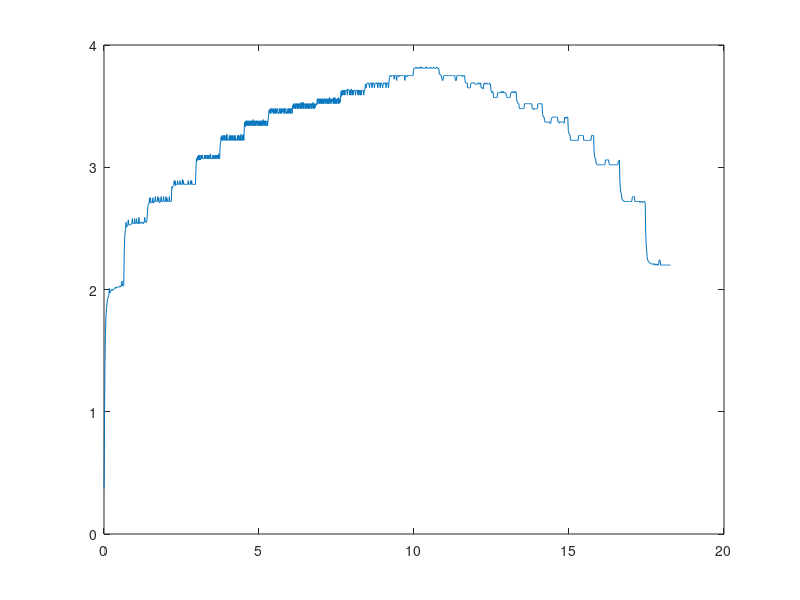

The MATLAB script that drew this image:
s = [0.37
216
0.38
792
0.38
1376
0.40
2008
0.41
2640
0.43
3272
0.51
5680
1.02
18160
1.41
31680
1.63
45200
1.75
58720
1.81
72240
1.86
85760
1.89
99280
1.92
112800
1.93
127360
1.94
141920
1.96
156480
2.01
171040
1.97
185600
1.98
200160
1.99
214720
1.99
229280
2.00
243840
1.99
258400
2.00
272960
2.00
287520
2.00
302080
2.00
316640
2.01
331200
2.01
345760
2.01
360320
2.02
374888
2.01
389440
2.02
404000
2.02
418560
2.02
433120
2.02
447680
2.02
462240
2.02
476800
2.02
491360
2.02
505920
2.03
520480
2.02
535040
2.03
549600
2.03
564160
2.07
578720
2.03
593280
2.03
607840
2.03
622400
2.03
636960
2.30
651520
2.42
666080
2.47
680640
2.49
695200
2.55
709760
2.51
724320
2.52
738880
2.52
753440
2.52
768000
2.57
782560
2.53
797120
2.53
811680
2.53
826240
2.53
840808
2.53
855360
2.53
869920
2.54
884480
2.54
899040
2.58
913600
2.54
928160
2.54
942720
2.54
957280
2.54
971840
2.58
986400
2.54
1000960
2.54
1016560
2.54
1032160
2.58
1047760
2.54
1063360
2.54
1078960
2.55
1094560
2.54
1110160
2.59
1125760
2.54
1141360
2.54
1156960
2.54
1172560
2.55
1188160
2.55
1203760
2.55
1219360
2.54
1234960
2.55
1250560
2.54
1266160
2.55
1281760
2.55
1297360
2.59
1312960
2.55
1328560
2.55
1344160
2.55
1359760
2.55
1375360
2.59
1390960
2.65
1406560
2.69
1422160
2.70
1437760
2.70
1453360
2.75
1468960
2.71
1484560
2.75
1500160
2.71
1515760
2.71
1531360
2.71
1546960
2.71
1562560
2.75
1578160
2.71
1593760
2.71
1609360
2.72
1624960
2.72
1640568
2.76
1656160
2.72
1671760
2.72
1687360
2.72
1702960
2.72
1718560
2.76
1734160
2.72
1749760
2.75
1765364
2.72
1780960
2.71
1796560
2.72
1812160
2.72
1827760
2.76
1843360
2.72
1858960
2.72
1874560
2.72
1890160
2.72
1905768
2.76
1921360
2.72
1936960
2.72
1952560
2.72
1968160
2.72
1983760
2.76
1999360
2.72
2014960
2.75
2030560
2.72
2046160
2.72
2061760
2.72
2077360
2.72
2092960
2.76
2108560
2.72
2124160
2.72
2139760
2.72
2155360
2.72
2170960
2.84
2186560
2.83
2202160
2.84
2217760
2.85
2233360
2.85
2248960
2.89
2264560
2.86
2280160
2.89
2295760
2.85
2311360
2.86
2326960
2.86
2342560
2.86
2358160
2.89
2373760
2.86
2389360
2.86
2404960
2.86
2420560
2.86
2436160
2.89
2451760
2.86
2467360
2.86
2482960
2.86
2498560
2.86
2514160
2.90
2529760
2.86
2545360
2.89
2560960
2.86
2576560
2.86
2592160
2.86
2607760
2.86
2623360
2.86
2638968
2.86
2654560
2.86
2670160
2.86
2685760
2.86
2701360
2.89
2716960
2.86
2732560
2.86
2748160
2.86
2763764
2.86
2779360
2.89
2794960
2.86
2810560
2.89
2826160
2.86
2841760
2.86
2857360
2.86
2872960
2.86
2888560
2.86
2904168
2.86
2919760
2.86
2935360
2.86
2950960
2.99
2966560
3.07
2982160
3.05
2997760
3.09
3013360
3.06
3028960
3.06
3044560
3.10
3060160
3.06
3075760
3.10
3091360
3.06
3106960
3.07
3122560
3.10
3138160
3.07
3153760
3.10
3169360
3.07
3184960
3.07
3200560
3.07
3216160
3.07
3231760
3.10
3247360
3.07
3262960
3.10
3278560
3.07
3294160
3.07
3309760
3.10
3325360
3.07
3340960
3.10
3356560
3.07
3372160
3.07
3387760
3.10
3403360
3.07
3418960
3.11
3434560
3.07
3450160
3.07
3465760
3.07
3481360
3.07
3496960
3.10
3512560
3.07
3528160
3.10
3543760
3.07
3559360
3.07
3574960
3.10
3590560
3.07
3606160
3.10
3621760
3.07
3637368
3.07
3652960
3.10
3668560
3.07
3684160
3.11
3699760
3.07
3715360
3.07
3730960
3.18
3746560
3.20
3762164
3.25
3777760
3.22
3793360
3.26
3808960
3.22
3824560
3.22
3840160
3.26
3855760
3.22
3871360
3.26
3886960
3.22
3902568
3.22
3918160
3.26
3933760
3.22
3949360
3.27
3964960
3.22
3980560
3.23
3996160
3.23
4011760
3.22
4027360
3.26
4042960
3.22
4058560
3.26
4074160
3.22
4089760
3.22
4105360
3.26
4120960
3.22
4136560
3.26
4152160
3.22
4167760
3.22
4183360
3.26
4198960
3.22
4214560
3.26
4230160
3.22
4245760
3.22
4261360
3.23
4276960
3.22
4292560
3.26
4308160
3.22
4323760
3.26
4339360
3.22
4354960
3.22
4370560
3.26
4386160
3.22
4401760
3.27
4417360
3.22
4432960
3.22
4448560
3.26
4464160
3.22
4479760
3.27
4495360
3.22
4510960
3.34
4526560
3.37
4542160
3.33
4557760
3.38
4573360
3.34
4588960
3.38
4604560
3.34
4620160
3.38
4635768
3.38
4651360
3.34
4666960
3.38
4682560
3.34
4698160
3.34
4713760
3.38
4729360
3.34
4744960
3.38
4760564
3.34
4776160
3.38
4791760
3.39
4807360
3.34
4822960
3.38
4838560
3.34
4854160
3.38
4869760
3.34
4885360
3.38
4900968
3.38
4916560
3.34
4932160
3.38
4947760
3.35
4963360
3.34
4978960
3.38
4994560
3.34
5010160
3.38
5025760
3.34
5041360
3.38
5056960
3.38
5072560
3.34
5088160
3.38
5103760
3.34
5119360
3.39
5134960
3.35
5150560
3.34
5166160
3.38
5181760
3.34
5197360
3.38
5212960
3.34
5228560
3.34
5244160
3.38
5259760
3.34
5275360
3.38
5290960
3.41
5306560
3.47
5322160
3.47
5337760
3.44
5353360
3.48
5368960
3.44
5384560
3.48
5400160
3.47
5415760
3.45
5431360
3.48
5446960
3.44
5462560
3.48
5478160
3.44
5493760
3.47
5509360
3.48
5524960
3.44
5540560
3.48
5556160
3.44
5571760
3.48
5587360
3.48
5602960
3.44
5618560
3.45
5634168
3.44
5649760
3.48
5665360
3.48
5680960
3.44
5696560
3.48
5712160
3.44
5727760
3.48
5743360
3.45
5758964
3.47
5774560
3.48
5790160
3.44
5805760
3.48
5821360
3.44
5836960
3.48
5852560
3.48
5868160
3.44
5883760
3.45
5899368
3.44
5914960
3.48
5930560
3.48
5946160
3.44
5961760
3.48
5977360
3.44
5992960
3.48
6008560
3.44
6024160
3.48
6039760
3.48
6055360
3.44
6070960
3.51
6086560
3.48
6102160
3.52
6117760
3.52
6133360
3.48
6148960
3.52
6164560
3.48
6180160
3.52
6195760
3.52
6211360
3.48
6226960
3.52
6242560
3.48
6258160
3.52
6273760
3.48
6289360
3.52
6304960
3.52
6320560
3.48
6336160
3.53
6351760
3.48
6367360
3.52
6382960
3.53
6398560
3.48
6414160
3.53
6429760
3.48
6445360
3.52
6460960
3.52
6476560
3.48
6492160
3.52
6507760
3.48
6523360
3.52
6538960
3.48
6554560
3.52
6570160
3.52
6585760
3.48
6601360
3.52
6616960
3.48
6632568
3.52
6648160
3.52
6663760
3.48
6679360
3.52
6694960
3.48
6710560
3.52
6726160
3.53
6741760
3.48
6757364
3.52
6772960
3.48
6788560
3.52
6804160
3.49
6819760
3.52
6835360
3.52
6850960
3.51
6866560
3.56
6882160
3.52
6897768
3.56
6913360
3.56
6928960
3.52
6944560
3.56
6960160
3.52
6975760
3.56
6991360
3.56
7006960
3.52
7022560
3.56
7038160
3.52
7053760
3.56
7069360
3.52
7084960
3.56
7100560
3.56
7116160
3.52
7131760
3.56
7147360
3.52
7162960
3.56
7178560
3.56
7194160
3.52
7209760
3.56
7225360
3.52
7240960
3.56
7256560
3.57
7272160
3.52
7287760
3.56
7303360
3.52
7318960
3.56
7334560
3.53
7350160
3.56
7365760
3.56
7381360
3.52
7396960
3.57
7412560
3.52
7428160
3.57
7443760
3.56
7459360
3.52
7474960
3.56
7490560
3.52
7506160
3.56
7521760
3.56
7537360
3.52
7552960
3.57
7568560
3.52
7584160
3.56
7599760
3.53
7615360
3.56
7630968
3.62
7646560
3.58
7662160
3.63
7677760
3.59
7693360
3.63
7708960
3.63
7724560
3.59
7740160
3.63
7755764
3.59
7771360
3.63
7786960
3.63
7802560
3.63
7818160
3.63
7833760
3.59
7849360
3.64
7864960
3.63
7880560
3.63
7896168
3.63
7911760
3.59
7927360
3.63
7942960
3.59
7958560
3.64
7974160
3.63
7989760
3.59
8005360
3.63
8020960
3.59
8036560
3.63
8052160
3.63
8067760
3.63
8083360
3.63
8098960
3.59
8114560
3.63
8130160
3.63
8145760
3.63
8161360
3.63
8176960
3.59
8192560
3.63
8208160
3.59
8223760
3.63
8239360
3.63
8254960
3.59
8270560
3.63
8286160
3.59
8301760
3.63
8317360
3.63
8332960
3.63
8348560
3.63
8364160
3.59
8379760
3.63
8395360
3.63
8410960
3.67
8426560
3.68
8442160
3.65
8457760
3.68
8473360
3.69
8488960
3.69
8504560
3.69
8520160
3.68
8535760
3.68
8551360
3.65
8566960
3.69
8582560
3.69
8598160
3.69
8613760
3.69
8629368
3.65
8644960
3.69
8660560
3.69
8676160
3.69
8691760
3.68
8707360
3.65
8722960
3.68
8738560
3.69
8754164
3.69
8769760
3.69
8785360
3.68
8800960
3.69
8816560
3.65
8832160
3.69
8847760
3.69
8863360
3.69
8878960
3.69
8894568
3.65
8910160
3.69
8925760
3.69
8941360
3.68
8956960
3.68
8972560
3.65
8988160
3.68
9003760
3.69
9019360
3.69
9034960
3.69
9050560
3.68
9066160
3.69
9081760
3.65
9097360
3.69
9112960
3.69
9128560
3.69
9144160
3.69
9159760
3.65
9175360
3.69
9190960
3.74
9206560
3.74
9222160
3.75
9237760
3.74
9253360
3.75
9268960
3.75
9284560
3.75
9300160
3.75
9315760
3.75
9331360
3.75
9346960
3.72
9362560
3.75
9378160
3.75
9393760
3.75
9409360
3.75
9424960
3.71
9440560
3.75
9456160
3.75
9471760
3.75
9487360
3.75
9502960
3.74
9518560
3.75
9534160
3.75
9549760
3.75
9565360
3.75
9580960
3.75
9596560
3.75
9612160
3.75
9627768
3.75
9643360
3.75
9658960
3.75
9674560
3.75
9690160
3.71
9705760
3.75
9721360
3.75
9736960
3.75
9752564
3.75
9768160
3.74
9783760
3.75
9799360
3.75
9814960
3.75
9830560
3.75
9846160
3.75
9861760
3.75
9877360
3.75
9892968
3.75
9908560
3.75
9924160
3.75
9939760
3.75
9955360
3.75
9970960
3.80
9986560
3.81
10002160
3.81
10018804
3.81
10035440
3.81
10052080
3.82
10068720
3.81
10085364
3.81
10102000
3.81
10118640
3.81
10135280
3.82
10151924
3.81
10168560
3.81
10185200
3.81
10201840
3.82
10218484
3.81
10235120
3.82
10251760
3.81
10268400
3.81
10285044
3.81
10301680
3.81
10318320
3.81
10334960
3.81
10351604
3.81
10368240
3.82
10384880
3.81
10401520
3.82
10418164
3.81
10434800
3.81
10451440
3.81
10468080
3.81
10484724
3.81
10501360
3.81
10518000
3.82
10534640
3.81
10551284
3.81
10567920
3.81
10584560
3.81
10601200
3.81
10617844
3.82
10634480
3.81
10651120
3.81
10667760
3.81
10684404
3.81
10701040
3.81
10717680
3.82
10734320
3.81
10750964
3.81
10767600
3.81
10784240
3.81
10800880
3.76
10817524
3.76
10834160
3.76
10850800
3.75
10867440
3.75
10884084
3.72
10900720
3.71
10917360
3.71
10934000
3.74
10950644
3.75
10967280
3.75
10983920
3.75
11000560
3.75
11017204
3.75
11033840
3.75
11050480
3.75
11067120
3.75
11083764
3.75
11100400
3.75
11117040
3.75
11133680
3.75
11150324
3.75
11166960
3.75
11183600
3.75
11200240
3.75
11216884
3.75
11233520
3.75
11250160
3.75
11266800
3.75
11283444
3.75
11300080
3.75
11316720
3.71
11333360
3.71
11350004
3.71
11366640
3.75
11383280
3.75
11399920
3.75
11416564
3.75
11433200
3.75
11449840
3.75
11466480
3.75
11483124
3.75
11499760
3.75
11516400
3.75
11533040
3.75
11549684
3.74
11566320
3.75
11582960
3.75
11599600
3.75
11616244
3.75
11632880
3.70
11649520
3.69
11666160
3.69
11682804
3.69
11699440
3.69
11716080
3.65
11732720
3.65
11749364
3.65
11766000
3.65
11782640
3.65
11799280
3.65
11815924
3.68
11832560
3.69
11849200
3.69
11865840
3.69
11882484
3.69
11899120
3.69
11915760
3.69
11932400
3.69
11949044
3.68
11965680
3.68
11982320
3.68
11998960
3.68
12015604
3.68
12032240
3.68
12048880
3.69
12065520
3.69
12082164
3.68
12098800
3.69
12115440
3.68
12132080
3.69
12148724
3.65
12165360
3.65
12182000
3.65
12198640
3.65
12215284
3.64
12231920
3.68
12248560
3.68
12265200
3.69
12281844
3.68
12298480
3.68
12315120
3.69
12331760
3.69
12348404
3.68
12365040
3.68
12381680
3.68
12398320
3.68
12414964
3.69
12431600
3.68
12448240
3.68
12464880
3.63
12481524
3.62
12498160
3.61
12514800
3.62
12531440
3.62
12548084
3.57
12564720
3.57
12581360
3.57
12598000
3.57
12614644
3.57
12631280
3.57
12647920
3.57
12664560
3.57
12681204
3.61
12697840
3.61
12714480
3.61
12731120
3.61
12747764
3.61
12764400
3.61
12781040
3.61
12797680
3.62
12814324
3.61
12830960
3.62
12847600
3.61
12864240
3.62
12880884
3.61
12897520
3.61
12914160
3.61
12930800
3.61
12947444
3.61
12964080
3.58
12980720
3.57
12997360
3.57
13014004
3.57
13030640
3.57
13047280
3.57
13063920
3.57
13080564
3.57
13097200
3.60
13113840
3.61
13130480
3.61
13147124
3.62
13163760
3.61
13180400
3.61
13197040
3.61
13213684
3.62
13230320
3.61
13246960
3.61
13263600
3.62
13280244
3.61
13296880
3.55
13313520
3.53
13330160
3.53
13346804
3.52
13363440
3.52
13380080
3.48
13396720
3.48
13413364
3.48
13430000
3.48
13446640
3.48
13463280
3.48
13479924
3.48
13496560
3.48
13513200
3.48
13529840
3.48
13546484
3.52
13563120
3.52
13579760
3.52
13596400
3.52
13613044
3.52
13629680
3.52
13646320
3.52
13662960
3.52
13679604
3.52
13696240
3.52
13712880
3.52
13729520
3.52
13746164
3.52
13762800
3.52
13779440
3.52
13796080
3.48
13812724
3.48
13829360
3.48
13846000
3.47
13862640
3.48
13879284
3.48
13895920
3.48
13912560
3.48
13929200
3.48
13945844
3.48
13962480
3.48
13979120
3.52
13995760
3.52
14012404
3.52
14029040
3.52
14045680
3.52
14062320
3.52
14078964
3.52
14095600
3.52
14112240
3.52
14128880
3.44
14145524
3.42
14162160
3.41
14178800
3.41
14195440
3.38
14212084
3.37
14228720
3.37
14245360
3.37
14262000
3.37
14278644
3.37
14295280
3.37
14311920
3.37
14328560
3.37
14345204
3.37
14361840
3.36
14378480
3.36
14395120
3.36
14411764
3.40
14428400
3.40
14445040
3.41
14461680
3.41
14478324
3.41
14494960
3.41
14511600
3.41
14528240
3.41
14544884
3.41
14561520
3.41
14578160
3.41
14594800
3.41
14611444
3.41
14628080
3.37
14644720
3.37
14661360
3.37
14678004
3.36
14694640
3.37
14711280
3.37
14727920
3.37
14744564
3.37
14761200
3.37
14777840
3.37
14794480
3.37
14811124
3.37
14827760
3.36
14844400
3.41
14861040
3.40
14877684
3.41
14894320
3.40
14910960
3.41
14927600
3.41
14944244
3.41
14960880
3.30
14977520
3.28
14994160
3.27
15010804
3.27
15027440
3.23
15044080
3.22
15060720
3.22
15077364
3.22
15094000
3.22
15110640
3.22
15127280
3.22
15143924
3.22
15160560
3.22
15177200
3.22
15193840
3.22
15210484
3.22
15227120
3.22
15243760
3.22
15260400
3.22
15277044
3.22
15293680
3.26
15310320
3.26
15326960
3.26
15343604
3.26
15360240
3.26
15376880
3.26
15393520
3.26
15410164
3.26
15426800
3.26
15443440
3.26
15460080
3.22
15476724
3.22
15493360
3.22
15510000
3.22
15526640
3.22
15543284
3.22
15559920
3.22
15576560
3.22
15593200
3.22
15609844
3.22
15626480
3.22
15643120
3.22
15659760
3.22
15676404
3.22
15693040
3.22
15709680
3.26
15726320
3.26
15742964
3.26
15759600
3.26
15776240
3.26
15792880
3.13
15809524
3.09
15826160
3.07
15842800
3.07
15859440
3.03
15876084
3.03
15892720
3.02
15909360
3.02
15926000
3.02
15942644
3.02
15959280
3.02
15975920
3.02
15992560
3.02
16009204
3.02
16025840
3.02
16042480
3.02
16059120
3.02
16075764
3.02
16092400
3.02
16109040
3.02
16125680
3.02
16142324
3.02
16158960
3.06
16175600
3.06
16192240
3.06
16208884
3.06
16225520
3.06
16242160
3.06
16258800
3.06
16275444
3.03
16292080
3.02
16308720
3.02
16325360
3.02
16342004
3.02
16358640
3.02
16375280
3.02
16391920
3.02
16408564
3.02
16425200
3.02
16441840
3.02
16458480
3.02
16475124
3.02
16491760
3.02
16508400
3.02
16525040
3.02
16541684
3.02
16558320
3.02
16574960
3.05
16591600
3.05
16608244
3.06
16624880
2.88
16641520
2.82
16658160
2.79
16674804
2.78
16691440
2.74
16708080
2.73
16724720
2.73
16741364
2.73
16758000
2.72
16774640
2.72
16791280
2.72
16807924
2.72
16824560
2.72
16841200
2.72
16857840
2.72
16874484
2.72
16891120
2.72
16907760
2.72
16924400
2.72
16941044
2.72
16957680
2.72
16974320
2.72
16990960
2.72
17007604
2.72
17024240
2.75
17040880
2.76
17057520
2.76
17074164
2.76
17090800
2.76
17107440
2.72
17124080
2.72
17140724
2.72
17157360
2.72
17174000
2.72
17190640
2.72
17207284
2.72
17223920
2.72
17240560
2.72
17257200
2.72
17273844
2.71
17290480
2.72
17307120
2.72
17323760
2.72
17340404
2.72
17357040
2.71
17373680
2.72
17390320
2.72
17406964
2.72
17423600
2.72
17440240
2.71
17456880
2.46
17473524
2.37
17490160
2.31
17506800
2.26
17523440
2.24
17540084
2.23
17556720
2.23
17573360
2.22
17590000
2.22
17606644
2.21
17623280
2.21
17639920
2.21
17656560
2.21
17673204
2.21
17689840
2.21
17706480
2.21
17723120
2.20
17739764
2.21
17756400
2.21
17773040
2.20
17789680
2.20
17806324
2.20
17822960
2.21
17839600
2.20
17856240
2.20
17872884
2.20
17889520
2.24
17906160
2.24
17922800
2.24
17939444
2.20
17956080
2.20
17972720
2.20
17989360
2.20
18006004
2.20
18022640
2.20
18039280
2.20
18055920
2.20
18072564
2.20
18089200
2.20
18105840
2.20
18122480
2.20
18139124
2.20
18155760
2.20
18172400
2.20
18189040
2.20
18205684
2.20
18222320
2.20
18238960
2.20
18255600
2.20
18272244
];

v = s(1:2:end,:);  % odd matrix

t = s(2:2:end,:);  % even matrix
t = t * 10^(-6);

figure(1);
plot(t,v);

